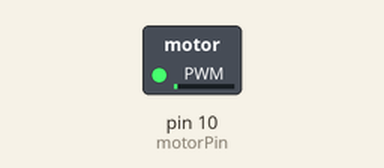
The sketch below on a simulated Arduino Uno, built with avr-gcc and run on an emulated ATmega328P. On the bench: switched loads named in the sketch (green lamp = pin HIGH).

Above: at 0.05 s.
At 2.05 s:
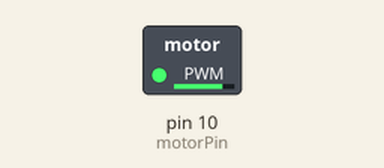
At 7.25 s:
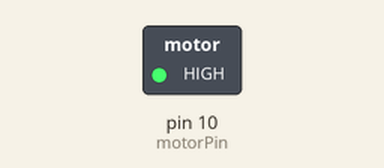
At 14.55 s:
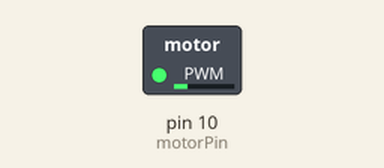
Timing chart, 0 to 20.3 s (numbered marks = the images above):
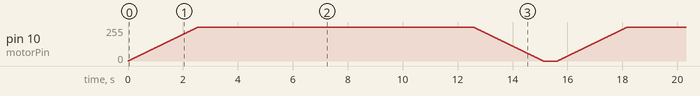

The sketch:

Jeremy_Blum_Tutorials_7.ino
```cpp
//Motor and PWM
int motorPin = 10;

void setup() {
  pinMode(motorPin, OUTPUT);

}

void loop() {
  //Accelerate Motor from 0 ->255
  //new programming tactic: for loop
  for(int i=0; i<=255;i++){ //as long i <= 255, the
                             //value of i from 0 will increase by 1.
    analogWrite(motorPin, i);
    delay(10);
  }

  //Hold at Top Speed
  delay(10000);

  //Decrease Speed from 255 -> 0
  for(int i=255; i>=0; i--){ //same tactic in reverse
    analogWrite(motorPin, i);
    delay(10);
  }
  //Hold at Zero
  delay(500);
}
```
